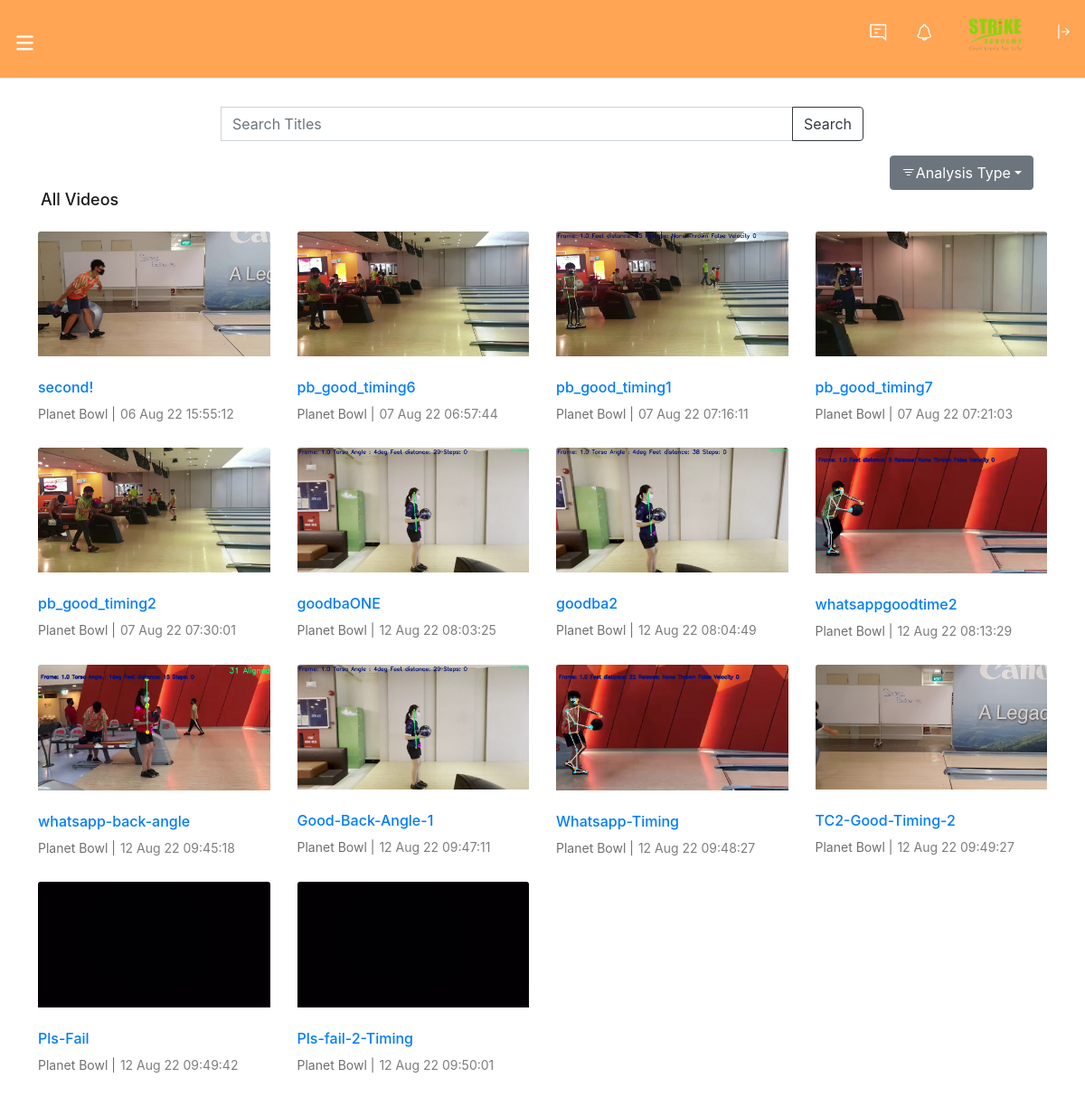
/history (signed in), run on the app's committed database.
### application/models.py (models this page shows)
class Thumbnail(UserMixin, db.Model):
    __tablename__='Thumbnail'
    id=db.Column(db.Integer, primary_key=True,autoincrement=True)
    User_id=db.Column(db.Integer,db.ForeignKey('Users.id'))
    RawVideo_id=db.Column(db.Integer,db.ForeignKey('RawVideo.id'))
    thumb_path=db.Column(db.String)
    Date=db.Column(db.DateTime,nullable=False)
    Event=db.Column(db.String,nullable=False) #where was this event
    Name=db.Column(db.String,nullable=False)

### application/routes.py (the view, shortened to what this page needs)
@app.route("/history",methods=['GET'])
@app.route('/history/<filter>')
@login_required
def history(filter=None):
    search = SearchForm()
    if request.method == 'GET' and search.validate_on_submit():
        return redirect((url_for('search_results', query=search.search.data)))  # or what you want
    return render_template('history.html',title="Your History", history=gethistory(), search=search, vidType="All")

### application/forms.py
class SearchForm(FlaskForm):
    searched = StringField('Search', [InputRequired()])
    submit = SubmitField("Search")

### application/routes.py (called while the page is built)
@login_manager.user_loader
def load_user(user_id):
    return Users.query.get(int(user_id))

def gethistory():
    try:
        video=Thumbnail.query.filter_by(User_id=current_user.id).all()
        return video
    except Exception as error:
        db.session.rollback()
        flash(error,"danger")
        return []

### application/templates/history.html (shortened to what this page needs)
{% extends "layout.html" %}
{% block content %}
<section class="videso_section">
    <div class="videso_tb_details">
        <div class="container">
            <div class="vidz_sec">
                <div class="row mx-auto justify-content-center">
                    <div class="col-8">
                        <form method="POST" action="{{url_for('search')}}">
                        <div class="input-group mb-3">
                                {{ search.searched(placeholder="Search Titles", class="form-control input-text") }}
                                <div class="input-group-append">
                                    {{ search.submit(class="btn btn-outline-dark")}}
                                </div>
                        </div>
                        </form>
                    </div>
                    <div class="dropdown text-right">
                        <button class="btn btn-secondary dropdown-toggle" type="button" id="dropdownMenuButton" data-toggle="dropdown" aria-haspopup="true" aria-expanded="false"><i class="bi bi-filter"></i>Analysis Type</button>
                    </div>
                </div>
                <h3>{{vidType}} Videos</h3>
                {%if history|length == 0%}
                <p class="text-center">No videos found! Upload a video in our home page.</p>
                {%else%}
                <div class="row mt-2">
                    <div class="vidz_list">
                        <div class="row">
                            {% for hist in history %}
                            <div class="col-lg-3 col-md-3 col-sm-6 col-6 full_wdth">
                                <div class="videoo">
                                    <div class="vid_thumbainl">
                                        <a href="/analysis/{{hist.RawVideo_id}}" title="">
                                            <img src="{{url_for('static', filename='' + hist.thumb_path) }}" alt="">
                                        </a>
                                    </div>
                                    <div class="video_info">
                                        <h3><a href="/analysis/{{hist.RawVideo_id}}" title="">{{hist.Name}}</a></h3>
                                        <span>{{hist.Event}} |<small class="posted_dt">{{hist.Date.strftime('%d %h %y %X')}}</small></span>
                                    </div>
                                </div>
                            </div>
                            {% endfor %}
                        </div>
                    </div>
                </div>
            </div>
        </div>
    </div>
</section>
{%endif%}
{% endblock %}

### application/static/css/style2.css (style rules this page uses)
html, body, div, span, applet, object, iframe, h1, h2, h3, h4, h5, h6, p, blockquote, pre, a, abbr, acronym, address, big, cite, code, del, dfn, em, img, ins, kbd, q, s, samp, small, strike, strong, sub, sup, tt, var, b, u, i, center, dl, dt, dd, ol, ul, li, fieldset, form, label, legend, table, caption, tbody, tfoot, thead, tr, th, td, article, aside, canvas, details, embed, figure, figcaption, footer, header, hgroup, menu, nav, output, ruby, section, summary, time, mark, audio, video { margin: 0; padding: 0; border: 0; font-size: 100%; font: inherit; vertical-align: baseline; }
article, aside, details, figcaption, figure, footer, header, hgroup, menu, nav, section { display: block; }
body { font-family: 'DM Sans', sans-serif; font-size: 16px; font-weight: 400; overflow-x: hidden; }
button { outline: none; cursor: pointer; }
* { margin:0; padding: 0; }
button { outline: none; }
input { outline: none; }
section { position: relative; }
img { height: auto; margin-bottom: -6px; }
a, a:hover { color: inherit; }
h1,h2,h3 { font-weight: 700; }
.container { max-width: 1170px; }
.vid_thumbainl > a:before, .play_vid, svg path, a, nav ul li a, .vid_thumbainl > a:before, .vid_thumbainl:before, .vcp_inf.pc form button, .br-list li, .br-list li h4, .br-list li span, .live_sign, .side_menu, .signup_form, .overlay:before, button, .upload-videooz form label, .youtube-dwn form button, .vid_thums li a, .vid_thums li a svg rect, .mega-menu, .vid_thumbainl > a img, .cmt-pr li:last-child span i, .history-lst .nav-tabs .nav-link, .mm_menu li span i, .mm_menu li a, .service-col > img, .browse_catgs .video_info > h4, .slider, .slider:before, .mm_menu li span i:before, .mega-menu ul ul, .lnks li a, .watch_later { -webkit-transition: all 0.3s ease-in-out; -moz-transition: all 0.3s ease-in-out; -ms-transition: all 0.3s ease-in-out; -o-transition: all 0.3s ease-in-out; transition: all 0.3s ease-in-out; }
.side_links .dp_ul li span.act_status, .vid-pr img, .img-ch img, .vid_thumbainl.br img, .vidz_row, .chat_view, .usr_name, .play_vid, .vid_thumbainl > a img, .vid-time, .img-info-ch, .wk-img img, .video_info.ms.br ul li span, .active-mb.pr, .active-mb.sr, .active-mb.mr, .dp_ul li span.act_status { -webkit-border-radius: 3px; -moz-border-radius: 3px; -ms-border-radius: 3px; -o-border-radius: 3px; border-radius: 3px; }
.vidz_sec { position: relative; border-bottom: 1px solid #e2ebef; padding: 30px 0; }
.vidz_list { margin-bottom: -23px; }
.vidz_sec > h3 { font-size: 18px; margin-bottom: 24px; color: #1c1b1b; font-weight: 500; }
.videoo { margin-bottom: 26px; }
.vid_thumbainl { position: relative; margin-bottom: 23px; }
.vid_thumbainl { position: relative; }
.vid_thumbainl > a { display: block; position: relative; overflow: hidden; }
.vid_thumbainl > a img { width: 100%; object-fit: cover; }
.video_info { width: 100%; margin-top: 14px; }
.video_info > h3 { color: #1c1b1b; font-size: 16px; line-height: 23px; font-weight: 500; margin-bottom: 5px; }
.video_info > span { display: inline-block; color: #6e6f70; font-size: 14px; line-height: 16px; }
.video_info > span .posted_dt { margin-left: 5px; }
.posted_dt { display: inline-block; color: #7e7e7e; font-weight: 400; font-size: 14px; line-height: 16px; }
.videso_tb_details { padding-top: 1px; }

### application/static/css/responsive.css (style rules this page uses)
@media (max-width: 1200px) { .container { max-width: 100%;padding: 0 15px; } }

### data on the page
Thumbnail: thumb_path (picture), Name "second!", Event "Planet Bowl", Date "06 Aug 22 15:55:12"
Thumbnail: thumb_path (picture), Name "pb_good_timing6", Event "Planet Bowl", Date "07 Aug 22 06:57:44"
Thumbnail: thumb_path (picture), Name "pb_good_timing1", Event "Planet Bowl", Date "07 Aug 22 07:16:11"
Thumbnail: thumb_path (picture), Name "pb_good_timing7", Event "Planet Bowl", Date "07 Aug 22 07:21:03"
Thumbnail: thumb_path (picture), Name "pb_good_timing2", Event "Planet Bowl", Date "07 Aug 22 07:30:01"
Thumbnail: thumb_path (picture), Name "goodbaONE", Event "Planet Bowl", Date "12 Aug 22 08:03:25"
Thumbnail: thumb_path (picture), Name "goodba2", Event "Planet Bowl", Date "12 Aug 22 08:04:49"
Thumbnail: thumb_path (picture), Name "whatsappgoodtime2", Event "Planet Bowl", Date "12 Aug 22 08:13:29"
Thumbnail: thumb_path (picture), Name "whatsapp-back-angle", Event "Planet Bowl", Date "12 Aug 22 09:45:18"
Thumbnail: thumb_path (picture), Name "Good-Back-Angle-1", Event "Planet Bowl", Date "12 Aug 22 09:47:11"
Thumbnail: thumb_path (picture), Name "Whatsapp-Timing", Event "Planet Bowl", Date "12 Aug 22 09:48:27"
Thumbnail: thumb_path (picture), Name "TC2-Good-Timing-2", Event "Planet Bowl", Date "12 Aug 22 09:49:27"
Thumbnail: thumb_path (picture), Name "Pls-Fail", Event "Planet Bowl", Date "12 Aug 22 09:49:42"
Thumbnail: thumb_path (picture), Name "Pls-fail-2-Timing", Event "Planet Bowl", Date "12 Aug 22 09:50:01"

### other printed values
{{ vidType }} "All"
